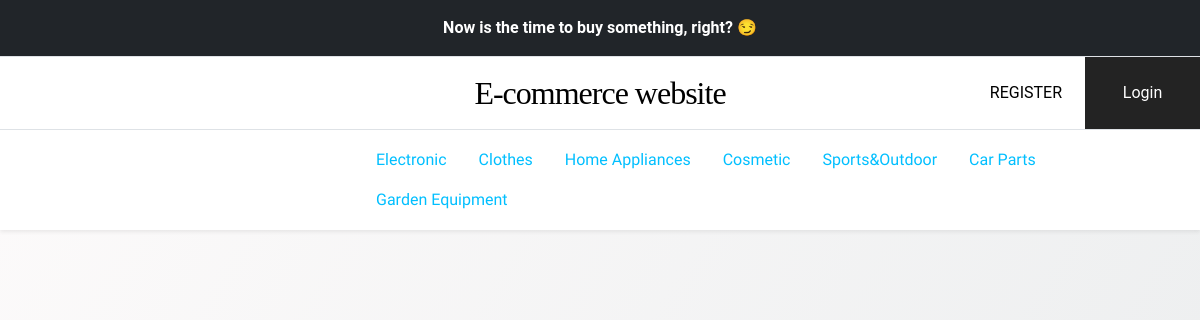
Before: /electronic/ with the older database file.
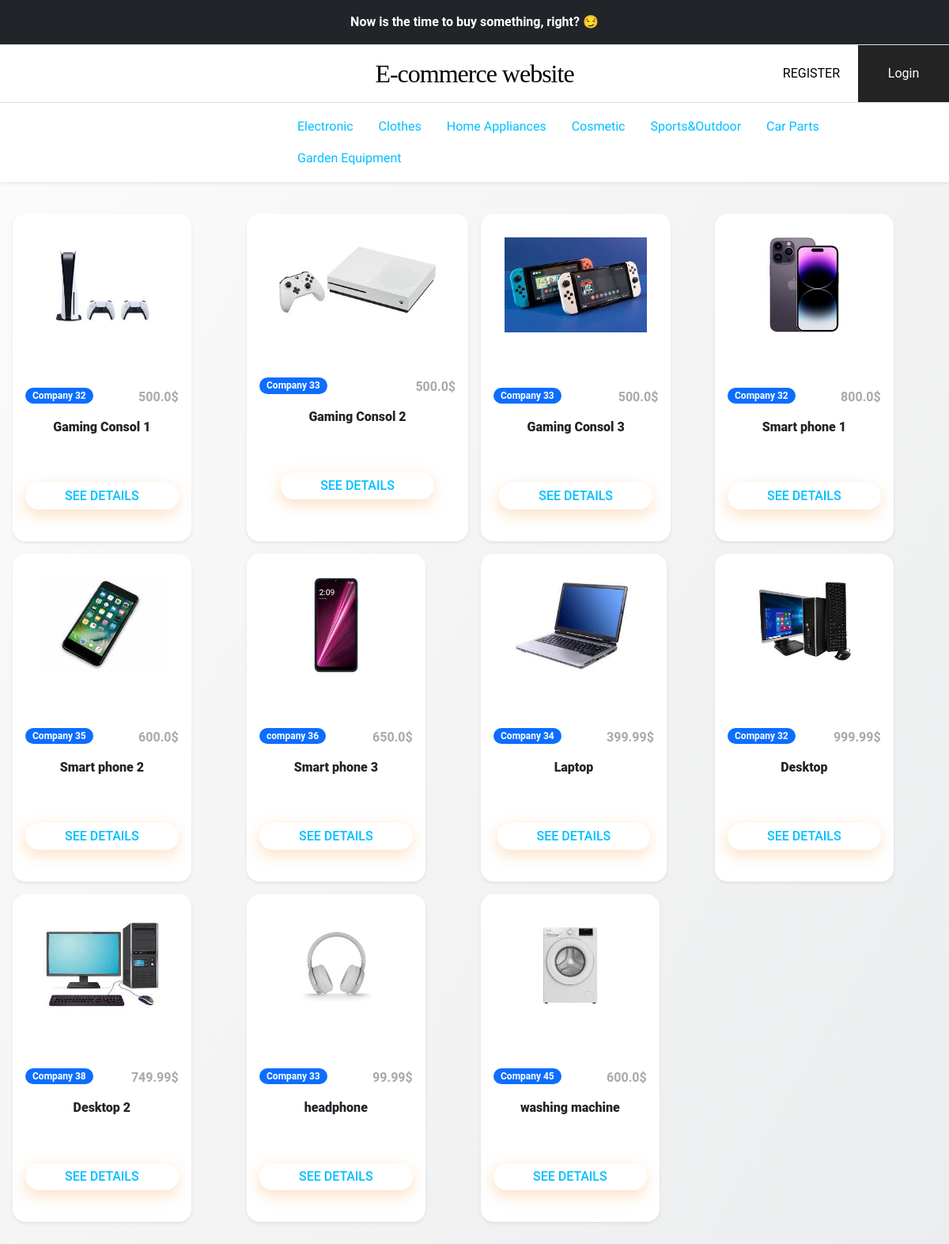
After: the same page with the newer database file.
### ecommerceapp/models.py (models this page shows, shortened)
class ProductsOnSale(models.Model):
    companyname = models.CharField(max_length=50)
    productType = models.CharField(max_length=30)
    productName = models.CharField(max_length=100)
    productPrice = models.FloatField()
    productdescription = models.CharField(max_length=800)
    creationDate = models.DateTimeField(auto_now_add= True)
    product_image = models.FileField(blank=True)

### ecommerceapp/views.py (the view)
# urls.py: path('electronic/', views.electronic_page, name="electronic"),
def electronic_page(request):
    electronic_items = models.ProductsOnSale.objects.filter(Q(productType="Electronic")).all()
    electronic_items_dict={"electronic_items": electronic_items}
    return render(request,'ecommerceapp/electronic.html', context=electronic_items_dict)

### ecommerceapp/templates/ecommerceapp/electronic.html (shortened to what this page needs)
{% extends "base.html" %}
{% block content %}
<main>
    <div class="container-fluid bg-transparent my-4 p-3" >
        <div class="row row-cols-1 row-cols-sm-2 row-cols-md-4 g-3">
            {% for item in electronic_items %}
            <div class="col">
                <div class="card h-100 shadow-sm">
                    <figure class="mb-4">
                        <img src="{{item.product_image.url}}" class="card-img-top" alt="...">
                    </figure>
                    <div class="card-body">
                        <div class="clearfix mb-3">
                            <span class="float-start badge rounded-pill bg-primary">{{item.companyname}}</span>
                            <span class="float-end price-hp">{{item.productPrice}}&dollar;</span>
                        </div>
                        <h5 class="card-title text-center">{{item.productName}}</h5>
                        <div class="text-center my-4">
                            <a href="#" class="btn btn-warning">See Details</a>
                        </div>
                    </div>
                </div>
            </div>
            {% endfor %}
        </div>
    </div>
</main>
{% endblock %}

### templates/base.html (shortened to what this page needs)
{% load static %}
<html lang="en">
<head>
    <link href="https://cdn.jsdelivr.net/npm/bootstrap@5.3.0-alpha3/dist/css/bootstrap.min.css" rel="stylesheet">
    <link rel="stylesheet" href="https://cdnjs.cloudflare.com/ajax/libs/font-awesome/4.7.0/css/font-awesome.min.css">
</head>
<body>
  <div class="p-3 bg-dark text-white">
    <div class="flexMain">
      <div class="flex2 text-center">
        <div><strong>Now is the time to buy something, right? 😏</strong></div>
      </div>
    </div>
  </div>
  <div id="menuHolder">
    <div role="navigation" class="sticky-top border-bottom border-top" id="mainNavigation">
      <div class="flexMain">
        <div class="flex3 text-center" id="siteBrand">
          <a href="{% url 'ecommerceapp:index' %}" style="color: #000;">E-commerce website</a>
        </div>
        <div class="flex2 text-end d-none d-md-block">
          {% if request.user.is_authenticated %}
          <a href="{% url 'ecommerceapp:cart' %}"><button class="whiteLink siteLink" style="height: 72px;"><i class="fa fa-shopping-cart" style="font-size:19px;"></i></button></a>
          <a href="{% url 'logout' %}?next=/"><button class="blackLink siteLink">Logout</button></a>
          {% else %}
          <a href="{% url 'ecommerceapp:signup' %}"><button class="whiteLink siteLink">REGISTER</button></a>
          <a href="{% url 'login' %}"><button class="blackLink siteLink">Login</button></a>
          {% endif %}
        </div>
      </div>
    </div>
  </div>
  <div class="nav-scroller bg-body shadow-sm" id="seconde-navbar">
    <nav class="nav" aria-label="Secondary navigation">
      <a class="nav-link" href="{% url 'ecommerceapp:electronic' %}">Electronic</a>
      <a class="nav-link" href="{% url 'ecommerceapp:clothes' %}">Clothes</a>
      <a class="nav-link" href="{% url 'ecommerceapp:homeappliances' %}">Home Appliances</a>
      <a class="nav-link" href="{% url 'ecommerceapp:cosmetic' %}">Cosmetic</a>
      <a class="nav-link" href="{% url 'ecommerceapp:sportandoutdoor' %}">Sports&Outdoor</a>
      <a class="nav-link" href="{% url 'ecommerceapp:carpart' %}">Car Parts</a>
      <a class="nav-link" href="{% url 'ecommerceapp:gardenequipment' %}">Garden Equipment</a>
    </nav>
  </div>
  {%block content%}
  {%endblock%}
</body>
</html>

### templates/base.html (style rules this page uses)
.flexMain { display:flex; align-items: center }
.flex2 { flex:2 }
.flex3 { flex:3 }
button.siteLink { margin-left:-5px; border:none; padding:24px; display:inline-block; min-width:115px; }
.whiteLink { background : #fff; }
.blackLink { color: #fff; background:#232323; transition: all 300ms linear; }
#siteBrand { font-family: impact; letter-spacing : -1px; font-size:32px; color:#252525; line-height : 1em; }
#mainNavigation { transition : transform 200ms linear; background : #fff; }
#seconde-navbar { padding: 10px; font-family: Kanit ; text-align: center; padding-left: 30%; }
a:link { color: deepskyblue; background-color: transparent; text-decoration: none; }
.badge { padding-left: 9px; padding-right: 9px; -webkit-border-radius: 9px; -moz-border-radius: 9px; border-radius: 9px; }

### ecommerceapp/templates/ecommerceapp/electronic.html (style rules this page uses)
.card { display:inline-block; }
:root { --font1: 'Heebo', sans-serif;--font2: 'Fira Sans Extra Condensed', sans-serif;--font3: 'Roboto', sans-serif }
body { font-family: var(--font3);background-image: linear-gradient(120deg, #fdfbfb 0%, #ebedee 100%) }
.container-fluid { max-width: 1400px; }
.card { background: #fff;box-shadow: 0 6px 10px rgba(0, 0, 0, .08), 0 0 6px rgba(0, 0, 0, .05);transition: .3s transform cubic-bezier(.155, 1.105, .295, 1.12), .3s box-shadow, .3s -webkit-transform cubic-bezier(.155, 1.105, .295, 1.12);border: 0;border-radius: 1rem }
.card-img, .card-img-top { border-top-left-radius: calc(1rem - 1px);border-top-right-radius: calc(1rem - 1px) }
.card h5 { overflow: hidden;height: 56px;font-weight: 900;font-size: 1rem }
.card-img-top { width: 100%;max-height: 180px;object-fit: contain;padding: 30px }
.btn { font-size: 1rem;font-weight: 500;text-transform: uppercase;padding: 5px 50px 5px 50px }
.btn-warning { background: none #f7810a;color: #ffffff;fill: #ffffff;border: none;text-decoration: none;outline: 0;box-shadow: -1px 6px 19px rgba(247, 129, 10, 0.25);border-radius: 100px }
.price-hp { font-size: 1rem;font-weight: 600;color: darkgray }

Changed rows visible on the page:
added ProductsOnSale: product_image (picture), companyname "Company 32", productPrice "500.0", productName "Gaming Consol 1"
added ProductsOnSale: product_image (picture), companyname "Company 33", productPrice "500.0", productName "Gaming Consol 2"
added ProductsOnSale: product_image (picture), companyname "Company 33", productPrice "500.0", productName "Gaming Consol 3"
added ProductsOnSale: product_image (picture), companyname "Company 32", productPrice "800.0", productName "Smart phone 1"
added ProductsOnSale: product_image (picture), companyname "Company 35", productPrice "600.0", productName "Smart phone 2"
added ProductsOnSale: product_image (picture), companyname "company 36", productPrice "650.0", productName "Smart phone 3"
added ProductsOnSale: product_image (picture), companyname "Company 34", productPrice "399.99", productName "Laptop"
added ProductsOnSale: product_image (picture), companyname "Company 32", productPrice "999.99", productName "Desktop"
added ProductsOnSale: product_image (picture), companyname "Company 38", productPrice "749.99", productName "Desktop 2"
added ProductsOnSale: product_image (picture), companyname "Company 33", productPrice "99.99", productName "headphone"
added ProductsOnSale: product_image (picture), companyname "Company 45", productPrice "600.0", productName "washing machine"
